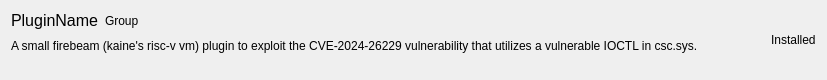
<?xml version="1.0" encoding="UTF-8"?>
<ui version="4.0">
 <class>HcMarketPluginItem</class>
 <widget class="QWidget" name="HcMarketPluginItem">
  <property name="geometry">
   <rect>
    <x>0</x>
    <y>0</y>
    <width>827</width>
    <height>80</height>
   </rect>
  </property>
  <property name="windowTitle">
   <string>Form</string>
  </property>
  <layout class="QGridLayout" name="gridLayout" rowstretch="0,0" columnstretch="1,0,0,0,0,0,0,0">
   <item row="0" column="1">
    <widget class="QLabel" name="LableGroup">
     <property name="sizePolicy">
      <sizepolicy hsizetype="Maximum" vsizetype="Minimum">
       <horstretch>0</horstretch>
       <verstretch>0</verstretch>
      </sizepolicy>
     </property>
     <property name="text">
      <string>Group</string>
     </property>
    </widget>
   </item>
   <item row="0" column="7" rowspan="2">
    <layout class="QGridLayout" name="GridLayout" rowstretch="0">
     <property name="sizeConstraint">
      <enum>QLayout::SetDefaultConstraint</enum>
     </property>
     <item row="0" column="0">
      <widget class="QLabel" name="LabelInstalled">
       <property name="sizePolicy">
        <sizepolicy hsizetype="Maximum" vsizetype="Maximum">
         <horstretch>0</horstretch>
         <verstretch>0</verstretch>
        </sizepolicy>
       </property>
       <property name="text">
        <string>Installed</string>
       </property>
      </widget>
     </item>
    </layout>
   </item>
   <item row="0" column="0">
    <widget class="QLabel" name="LabelName">
     <property name="sizePolicy">
      <sizepolicy hsizetype="Maximum" vsizetype="Maximum">
       <horstretch>0</horstretch>
       <verstretch>0</verstretch>
      </sizepolicy>
     </property>
     <property name="text">
      <string>&lt;html&gt;&lt;head/&gt;&lt;body&gt;&lt;p&gt;&lt;span style=&quot; font-size:12pt;&quot;&gt;PluginName&lt;/span&gt;&lt;/p&gt;&lt;/body&gt;&lt;/html&gt;</string>
     </property>
    </widget>
   </item>
   <item row="1" column="0" colspan="7">
    <widget class="QLabel" name="LabelDescription">
     <property name="sizePolicy">
      <sizepolicy hsizetype="Minimum" vsizetype="Minimum">
       <horstretch>0</horstretch>
       <verstretch>0</verstretch>
      </sizepolicy>
     </property>
     <property name="text">
      <string>A small firebeam (kaine's risc-v vm) plugin to exploit the CVE-2024-26229 vulnerability that utilizes a vulnerable IOCTL in csc.sys.
</string>
     </property>
    </widget>
   </item>
   <item row="0" column="2" colspan="5">
    <spacer name="horizontalSpacer">
     <property name="orientation">
      <enum>Qt::Horizontal</enum>
     </property>
     <property name="sizeHint" stdset="0">
      <size>
       <width>40</width>
       <height>20</height>
      </size>
     </property>
    </spacer>
   </item>
  </layout>
 </widget>
 <resources/>
 <connections/>
</ui>
